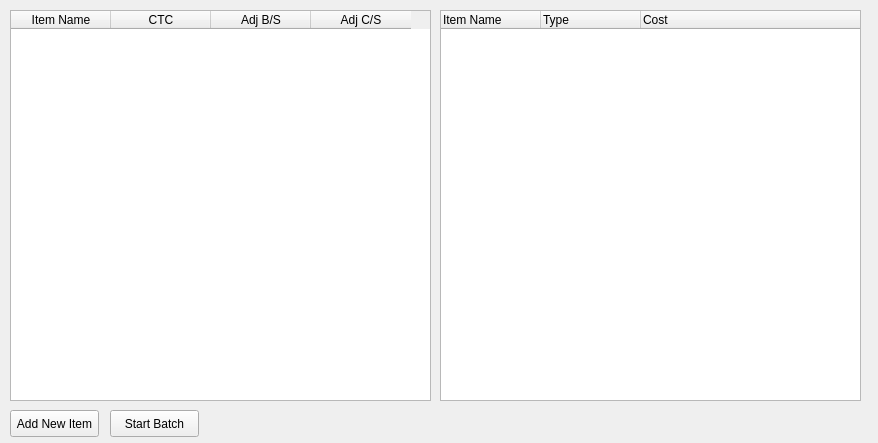
<?xml version="1.0" encoding="UTF-8"?>
<ui version="4.0">
 <class>WatchlistTabWidget</class>
 <widget class="QWidget" name="WatchlistTabWidget">
  <property name="geometry">
   <rect>
    <x>0</x>
    <y>0</y>
    <width>878</width>
    <height>443</height>
   </rect>
  </property>
  <property name="windowTitle">
   <string>Form</string>
  </property>
  <widget class="QTableWidget" name="watchlistTable">
   <property name="geometry">
    <rect>
     <x>10</x>
     <y>10</y>
     <width>421</width>
     <height>391</height>
    </rect>
   </property>
   <property name="contextMenuPolicy">
    <enum>Qt::CustomContextMenu</enum>
   </property>
   <property name="editTriggers">
    <set>QAbstractItemView::NoEditTriggers</set>
   </property>
   <property name="dragDropOverwriteMode">
    <bool>false</bool>
   </property>
   <property name="alternatingRowColors">
    <bool>true</bool>
   </property>
   <column>
    <property name="text">
     <string>Item Name</string>
    </property>
   </column>
   <column>
    <property name="text">
     <string>CTC</string>
    </property>
   </column>
   <column>
    <property name="text">
     <string>Adj B/S</string>
    </property>
   </column>
   <column>
    <property name="text">
     <string>Adj C/S</string>
    </property>
   </column>
  </widget>
  <widget class="QPushButton" name="addNewItemButton">
   <property name="geometry">
    <rect>
     <x>10</x>
     <y>410</y>
     <width>89</width>
     <height>27</height>
    </rect>
   </property>
   <property name="text">
    <string>Add New Item</string>
   </property>
  </widget>
  <widget class="QPushButton" name="startBatchButton">
   <property name="geometry">
    <rect>
     <x>110</x>
     <y>410</y>
     <width>89</width>
     <height>27</height>
    </rect>
   </property>
   <property name="text">
    <string>Start Batch</string>
   </property>
  </widget>
  <widget class="QTreeWidget" name="treeWidget">
   <property name="geometry">
    <rect>
     <x>440</x>
     <y>10</y>
     <width>421</width>
     <height>391</height>
    </rect>
   </property>
   <column>
    <property name="text">
     <string>Item Name</string>
    </property>
   </column>
   <column>
    <property name="text">
     <string>Type</string>
    </property>
   </column>
   <column>
    <property name="text">
     <string>Cost</string>
    </property>
   </column>
  </widget>
 </widget>
 <resources/>
 <connections/>
</ui>
